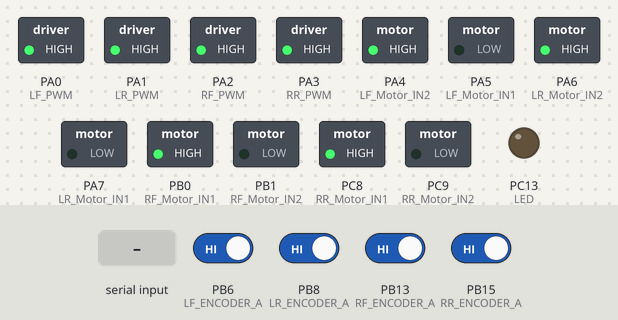
Simulated run of this sketch. Board: STM32 Blue Pill. Parts: switched loads named in the sketch (green lamp = pin HIGH), output pins drawn as LEDs (lit = HIGH). The inputs (shaded band) are chosen by the test bench; at power-on: PB6 (LF_ENCODER_A), PB8 (LR_ENCODER_A), PB13 (RF_ENCODER_A), PB15 (RR_ENCODER_A) HIGH.

Above: at 2.2 s.
2.3 s: "0" received over the second serial link
At 3.6 s:
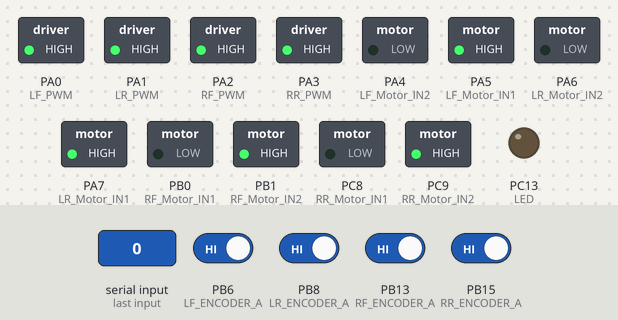
4.4 s: "1" received over the second serial link
At 4.56 s:
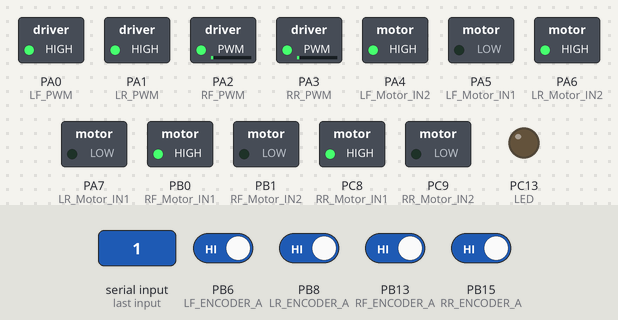
6.5 s: "2" received over the second serial link
At 6.66 s:
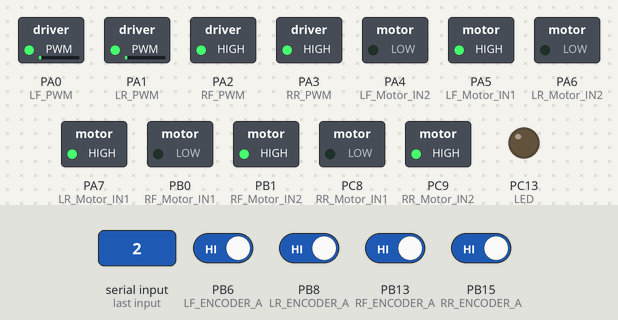
Timing chart, 0 to 9.5 s (numbered marks = the images above; inputs shaded):
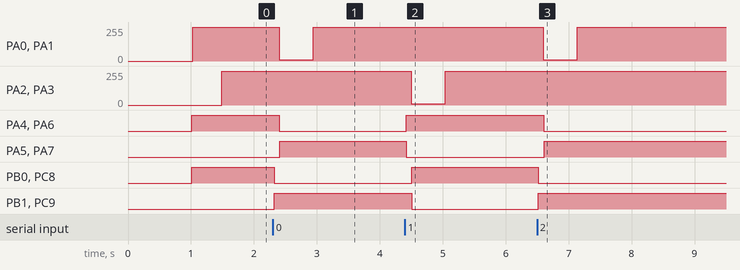

The sketch:

20231221_xlydsb.ino
```cpp
#define LED PC13                    //调试用的LED

//以下为左前方电机引脚定义
#define LF_Motor_IN1 PA5            //LF电机使能引脚1
#define LF_Motor_IN2 PA4            //LF电机使能引脚2
#define LF_PWM PA0                  //LF电机调速引脚
#define LF_ENCODER_A PB6            //LF编码器A相引脚
#define LF_ENCODER_B PB7            //LF编码器B相引脚

//以下为右前方电机引脚定义
#define RF_Motor_IN1 PB0            //RF电机使能引脚1
#define RF_Motor_IN2 PB1            //RF电机使能引脚2
#define RF_PWM PA2                  //RF电机调速引脚
#define RF_ENCODER_A PB13           //RF编码器A相引脚
#define RF_ENCODER_B PB12           //RF编码器B相引脚

//以下为左后方电机引脚定义
#define LR_Motor_IN1 PA7            //LR电机使能引脚1
#define LR_Motor_IN2 PA6            //LR电机使能引脚2
#define LR_PWM PA1                  //LR电机调速引脚
#define LR_ENCODER_A PB8           //LR编码器A相引脚
#define LR_ENCODER_B PB9           //LR编码器B相引脚

//以下为右后电机引脚定义
#define RR_Motor_IN1 PC8           //RR电机使能引脚1
#define RR_Motor_IN2 PC9           //RR电机使能引脚2
#define RR_PWM PA3                  //RR电机调速引脚
#define RR_ENCODER_A PB15           //RR编码器A相引脚
#define RR_ENCODER_B PB14           //RR编码器B相引脚
volatile int i, m, n = 0, position[3];
volatile float f;  //调试用的公共变量
unsigned long nowtime = 0;  //时间
const long onesecond = 1000;
const int speedall = -100;

volatile int irbias = 0;
volatile int LF_Velocity = 0, LF_Count = 0;  //左前方电机编码器，Count计数变量 Velocity存储设定时间内A相下降沿的个数，与实际转速正相关
volatile int RF_Velocity = 0, RF_Count = 0;  //左后方电机编码器，Count计数变量 Velocity存储设定时间内A相下降沿的个数，与实际转速正相关
volatile int LR_Velocity = 0, LR_Count = 0;  //右前方电机编码器，Count计数变量 Velocity存储设定时间内A相下降沿的个数，与实际转速正相关
volatile int RR_Velocity = 0, RR_Count = 0;  //右后方电机编码器，Count计数变量 Velocity存储设定时间内A相下降沿的个数，与实际转速正相关

const int groundtruth = 5;
String Target_Value;                                                        //串口获取的速度字符串变量
volatile byte Patrol_data[5] = {41, 42, 43};
volatile int LF_value, RF_value, LR_value, RR_value;                        //用于存储通过PI控制器计算得到的用于调整电机转速的PWM值，最大值65535
float KP = 200, KI = 20;                                                    //PI参数，此处调整会影响启动电流，低速时可能引起震荡
float Kp_diff = 1, Ki_diff = 0, Kd_diff = 0.2;
float PID_Restrict = 260;        // PID输出限幅
volatile float LF_Target = 0, RF_Target = 0, LR_Target = 0, RR_Target = 0;  //电机转速目标值,5ms定时器最大可用范围±280，2ms定时器，最大可用范围±120
volatile float diff_value = 0, L_Target = 0, R_Target = 0;
///*********** 限幅************
//  以下两个参数让输出的PWM在一个合理区间
//  当输出的PWM小于1500时电机不转 所以要设置一个启始PWM
//  STM32单片机的PWM不能超过65535 所以 PWM_Restrict 起到限制上限的作用
//*****************************/
int startPWM = 1500;       //克服死区的启始PWM
int PWM_Restrict = 64000;  //startPW+PWM_Restric=65500<65535

/**********外部中断触发计数器函数（4个电机需要独立的外部中断处理函数）************
  根据转速的方向不同我们将计数器累计为正值或者负值(计数器累计为正值为负值为计数器方向)
  只有方向累计正确了才可以实现正确的调整,否则会出现逆方向满速旋转
  ※※※※※※超级重点※※※※※※
  所谓累计在正确的方向即
  (1)计数器方向
  (2)电机输出方向(控制电机转速方向的接线是正着接还是反着接)
  (3)PI 控制器 里面的误差(Basi)运算是目标值减当前值(Target-Encoder),还是当前值减目标值(Encoder-Target)
  三个方向只有对应上才会有效果否则你接上就是使劲的朝着一个方向(一般来说是反方向)满速旋转，出现这种问题，需要将AB相的线调过来，或改下引脚定义
  我例子里是我自己对应好的,如果其他驱动单片机在自己尝试的时候出现满速旋转就是三个方向没对应上
  下列函数中由于在A相上升沿触发时,B相是低电平,和A相下降沿触发时B是高电平是一个方向,在这种触发方式下,我们将count累计为正,另一种情况将count累计为负
********************************************/
void LF_READ_ENCODER_A()  //左前方电机A相中断
{
  if (digitalRead(LF_ENCODER_A) == HIGH) {
    if (digitalRead(LF_ENCODER_B) == LOW)
      LF_Count++;  //根据另外一相电平判定方向
    else
      LF_Count--;
  } else {
    if (digitalRead(LF_ENCODER_B) == LOW)
      LF_Count--;  //根据另外一相电平判定方向
    else
      LF_Count++;
  }
}
void RF_READ_ENCODER_A()  //右前方电机A相中断
{
  if (digitalRead(RF_ENCODER_A) == HIGH) {
    if (digitalRead(RF_ENCODER_B) == LOW)
      RF_Count++;  //根据另外一相电平判定方向
    else
      RF_Count--;
  } else {
    if (digitalRead(RF_ENCODER_B) == LOW)
      RF_Count--;  //根据另外一相电平判定方向
    else
      RF_Count++;
  }
}
void LR_READ_ENCODER_A()  //左后方电机A相中断
{
  if (digitalRead(LR_ENCODER_A) == HIGH) {
    if (digitalRead(LR_ENCODER_B) == LOW)
      LR_Count++;  //根据另外一相电平判定方向
    else
      LR_Count--;
  } else {
    if (digitalRead(LR_ENCODER_B) == LOW)
      LR_Count--;  //根据另外一相电平判定方向
    else
      LR_Count++;
  }
}

void RR_READ_ENCODER_A()  //右后方电机A相中断
{
  if (digitalRead(RR_ENCODER_A) == HIGH) {
    if (digitalRead(RR_ENCODER_B) == LOW)
      RR_Count++;  //根据另外一相电平判定方向
    else
      RR_Count--;
  } else {
    if (digitalRead(RR_ENCODER_B) == LOW)
      RR_Count--;  //根据另外一相电平判定方向
    else
      RR_Count++;
  }
}


/****位置式PID****/
int L_Position_PID(float target_diff, float real_diff) {
  static float diff_Bias, diff_Last_bias = 0, diff_Last_Last_bias = 0; // 定义偏差及上次偏差
  float diff_MPWM; // PID输出值
  diff_Bias = target_diff - real_diff; // 计算偏差

  // 位置式PID控制计算
  diff_MPWM = Kp_diff * diff_Bias                                  // P项
              + Ki_diff * (diff_Bias + diff_Last_bias)            // I项
              + Kd_diff * (diff_Bias - diff_Last_bias);           // D项

  // 限幅
  if (diff_MPWM > PID_Restrict)
    diff_MPWM = PID_Restrict;
  if (diff_MPWM < -PID_Restrict)
    diff_MPWM = -PID_Restrict;

  // 更新偏差值
  diff_Last_Last_bias = diff_Last_bias;
  diff_Last_bias = diff_Bias;

  return diff_MPWM;
}


/***********PI控制器****************/
int LF_Incremental_PI(int LF_Encoder, float LF_Target1) {
  static float LF_Bias, LF_MPWM = 0, LF_Last_bias = 0;      //定义全局静态浮点型变量 PWM,Bias(本次偏差),Last_bias(上次偏差)
  LF_Bias = LF_Target1 - LF_Encoder;                        //计算偏差,目标值减去当前值
  LF_MPWM += KP * (LF_Bias - LF_Last_bias) + KI * LF_Bias;  //增量式PI控制计算
  if (LF_MPWM > PWM_Restrict)
    LF_MPWM = PWM_Restrict;  //限幅
  if (LF_MPWM < -PWM_Restrict)
    LF_MPWM = -PWM_Restrict;  //限幅
  LF_Last_bias = LF_Bias;     //保存上一次偏差
  return LF_MPWM;             //增量输出
}
int RF_Incremental_PI(int RF_Encoder, float RF_Target1) {
  static float RF_Bias, RF_MPWM = 0, RF_Last_bias = 0;      //定义全局静态浮点型变量 PWM,Bias(本次偏差),Last_bias(上次偏差)
  RF_Bias = RF_Target1 - RF_Encoder;                        //计算偏差,目标值减去当前值
  RF_MPWM += KP * (RF_Bias - RF_Last_bias) + KI * RF_Bias;  //增量式PI控制计算
  if (RF_MPWM > PWM_Restrict)
    RF_MPWM = PWM_Restrict;  //限幅
  if (RF_MPWM < -PWM_Restrict)
    RF_MPWM = -PWM_Restrict;  //限幅
  RF_Last_bias = RF_Bias;     //保存上一次偏差
  return RF_MPWM;             //增量输出
}
int LR_Incremental_PI(int LR_Encoder, float LR_Target1) {
  static float LR_Bias, LR_MPWM = 0, LR_Last_bias = 0;      //定义全局静态浮点型变量 PWM,Bias(本次偏差),Last_bias(上次偏差)
  LR_Bias = LR_Target1 - LR_Encoder;                        //计算偏差,目标值减去当前值
  LR_MPWM += KP * (LR_Bias - LR_Last_bias) + KI * LR_Bias;  //增量式PI控制计算
  if (LR_MPWM > PWM_Restrict)
    LR_MPWM = PWM_Restrict;  //限幅
  if (LR_MPWM < -PWM_Restrict)
    LR_MPWM = -PWM_Restrict;  //限幅
  LR_Last_bias = LR_Bias;     //保存上一次偏差
  return LR_MPWM;             //增量输出
}
int RR_Incremental_PI(int RR_Encoder, float RR_Target1) {
  static float RR_Bias, RR_MPWM = 0, RR_Last_bias = 0;      //定义全局静态浮点型变量 PWM,Bias(本次偏差),Last_bias(上次偏差)
  RR_Bias = RR_Target1 - RR_Encoder;                        //计算偏差,目标值减去当前值
  RR_MPWM += KP * (RR_Bias - RR_Last_bias) + KI * RR_Bias;  //增量式PI控制计算
  if (RR_MPWM > PWM_Restrict)
    RR_MPWM = PWM_Restrict;  //限幅
  if (RR_MPWM < -PWM_Restrict)
    RR_MPWM = -PWM_Restrict;  //限幅
  RR_Last_bias = RR_Bias;     //保存上一次偏差
  return RR_MPWM;             //增量输出
}

/**********电机驱动函数*********/
void LF_Set_PWM(int LF_motora) {
  if (LF_motora > 0)  //如果算出的PWM为正
  {

    digitalWrite(LF_Motor_IN1, 1);
    digitalWrite(LF_Motor_IN2, 0);
    pwmWrite(LF_PWM, LF_motora + startPWM);  //让PWM在设定正转方向(我们认为的正转方向)正向输出调整，此处的PWM输出函数跟Mega2560不同
  } else if (LF_motora == 0)                 //如果PWM为0停车
  {
    digitalWrite(LF_Motor_IN2, 0);
    digitalWrite(LF_Motor_IN1, 0);
  } else if (LF_motora < 0)  //如果算出的PWM为负
  {

    digitalWrite(LF_Motor_IN1, 0);
    digitalWrite(LF_Motor_IN2, 1);
    pwmWrite(LF_PWM, -LF_motora + startPWM);  //让PWM在设定反转方向反向输出调整
  }
}
void RF_Set_PWM(int RF_motora) {
  if (RF_motora > 0)  //如果算出的PWM为正
  {
    digitalWrite(RF_Motor_IN1, 1);
    digitalWrite(RF_Motor_IN2, 0);
    pwmWrite(RF_PWM, RF_motora + startPWM);  //让PWM在设定正转方向(我们认为的正转方向)正向输出调整
  } else if (RF_motora == 0)                 //如果PWM为0停车
  {
    digitalWrite(RF_Motor_IN2, 0);
    digitalWrite(RF_Motor_IN1, 0);
  } else if (RF_motora < 0)  //如果算出的PWM为负
  {

    digitalWrite(RF_Motor_IN1, 0);
    digitalWrite(RF_Motor_IN2, 1);
    pwmWrite(RF_PWM, -RF_motora + startPWM);  //让PWM在设定反转方向反向输出调整
  }
}
void LR_Set_PWM(int LR_motora) {
  if (LR_motora > 0)  //如果算出的PWM为正
  {

    digitalWrite(LR_Motor_IN1, 1);
    digitalWrite(LR_Motor_IN2, 0);
    pwmWrite(LR_PWM, LR_motora + startPWM);  //让PWM在设定正转方向(我们认为的正转方向)正向输出调整
  } else if (LR_motora == 0)                 //如果PWM为0停车
  {
    digitalWrite(LR_Motor_IN2, 0);
    digitalWrite(LR_Motor_IN1, 0);
  } else if (LR_motora < 0)  //如果算出的PWM为负
  {

    digitalWrite(LR_Motor_IN1, 0);
    digitalWrite(LR_Motor_IN2, 1);
    pwmWrite(LR_PWM, -LR_motora + startPWM);  //让PWM在设定反转方向反向输出调整
  }
}
void RR_Set_PWM(int RR_motora) {
  if (RR_motora > 0)  //如果算出的PWM为正
  {

    digitalWrite(RR_Motor_IN1, 1);
    digitalWrite(RR_Motor_IN2, 0);
    pwmWrite(RR_PWM, RR_motora + startPWM);  //让PWM在设定正转方向(我们认为的正转方向)正向输出调整
  } else if (RR_motora == 0)                 //如果PWM为0停车
  {
    digitalWrite(RR_Motor_IN2, 0);
    digitalWrite(RR_Motor_IN1, 0);
  } else if (RR_motora < 0)  //如果算出的PWM为负
  {

    digitalWrite(RR_Motor_IN1, 0);
    digitalWrite(RR_Motor_IN2, 1);
    pwmWrite(RR_PWM, -RR_motora + startPWM);  //让PWM在设定反转方向反向输出调整
  }
}
/**********定时器中断触发函数（）*********/
HardwareTimer time3(3);  //声明使用3号定时器，电机控制闭环
HardwareTimer time1(1);  //声明使用1号定时器，位置控制滨海

void control() {   //3号定时中断
  //  cli();    //关闭所有中断，此处尝试不加也行
  //把采用周期(内部定时中断周期)所累计的脉冲下降沿的个数,赋值给速度
  LF_Velocity = LF_Count;
  RF_Velocity = RF_Count;
  LR_Velocity = LR_Count;
  RR_Velocity = RR_Count;

  //脉冲计数器清零
  LF_Count = 0;
  RF_Count = 0;
  LR_Count = 0;
  RR_Count = 0;

  //以下为4个电机同时计算PID参数
  LF_value = LF_Incremental_PI(LF_Velocity, LF_Target);  //通过目标值和当前值在PID函数下算出我们需要调整用的PWM值
  RF_value = RF_Incremental_PI(RF_Velocity, RF_Target);
  LR_value = LR_Incremental_PI(LR_Velocity, LR_Target);
  RR_value = RR_Incremental_PI(RR_Velocity, RR_Target);

  //以下为4个电机同时输出PWM值
  LF_Set_PWM(LF_value);
  RF_Set_PWM(RF_value);
  LR_Set_PWM(LR_value);
  RR_Set_PWM(RR_value);

  //  LF_Set_PWM(0);
  //  RF_Set_PWM(0);
  //  LR_Set_PWM(0);
  //  RR_Set_PWM(0);

  //以下为调试代码，调试完成需要删除，避免浪费CPU资源

  // Serial1.print(LF_value);  //输出左前轮的PWM值
  // Serial.print(",");
  // Serial1.println(LF_Velocity);  //输出左前轮的转速
  //  sei();     //打开所有中断，此处尝试不加也行
}

void patrol() {  //1号定时中断
  // i = ~i;
  // digitalWrite(LED, i);//调试中断的LED灯

    while (Serial3.available() > 3)  //正常此时缓存中收到巡线传感器的数据只有2个字节，超过2个字节的数据，则是错误的数据，应当舍弃。
  {
    while (Serial3.read() >= 0) {}  //清空串口寄存器中错误数据的缓存
  }
  while (Serial3.available() > 0)  //检测串口是否接收到了数据
  {
    Patrol_data[0] = Serial3.read();  //读取串口字符串，此为偏移方向
    Patrol_data[1] = Serial3.read();  //读取串口字符串，此为偏移量高8位
    Patrol_data[2] = Serial3.read();  //读取串口字符串，此为偏移量低8位
  }
  m = (Patrol_data[0] & 0x01);                  //当前偏移方向
  n = (Patrol_data[1] * 256 + Patrol_data[2]);  //当前偏移量
  if (m == 0)
    n = 0 - n;          //偏移量取负值


  irbias = n - groundtruth;

  //以下为4个电机同时计算PID1参数
  diff_value = L_Position_PID(0, irbias); //通过目标值和当前值在PID函数下算出我们需要调整用的PWM值
  LF_Target = speedall + (diff_value / 2);
  RF_Target = speedall - (diff_value / 2);
  LR_Target = speedall + (diff_value / 2);
  RR_Target = speedall - (diff_value / 2);

  //Serial1.println(n);   //将含符号位的偏移量发出
  //  Serial1.print("bias:");
  //  Serial1.println(irbias);
    Serial1.println(diff_value);
  //  Serial1.print("RR_value:");
  //  Serial1.println(RR_value);
  //  Serial1.println(RR_value);
  //  Serial1.println(RF_value);
  //Serial1.print("RR_target:");
   //Serial1.println(RR_Target);

   //Serial1.println(LR_Target);


  Serial3.write(0x57);  //发送指令给巡线传感器，数据返回需要时间（约10ms），数据会在下一次中断触发中被接收


}


void setup()
{
  Serial1.begin(115200);  //打开串口1，PA9、PA10，用于控制和反馈信息传输
  Serial3.begin(9600);  //打开串口3，PB10、PB11，用于与位置传感器通讯


  delay(1000);

  pinMode(LED, OUTPUT);  //调试用的闪烁LED

  { //初始化4个电机的控制和反馈引脚
    pinMode(LF_ENCODER_A, INPUT);  //设置两个相线为输入模式
    pinMode(LF_ENCODER_B, INPUT);
    pinMode(LF_Motor_IN1, OUTPUT_OPEN_DRAIN);  //设置两个驱动引脚为输出模式，由于stm32的引脚接收5V作为输出时需要工作在开漏输出模式下，这与Mega2560函数定义是有差别的，Mega2560可以直接推挽输出5V，引脚直接配置为OUTPUT即可
    pinMode(LF_Motor_IN2, OUTPUT_OPEN_DRAIN);
    pinMode(LF_PWM, PWM_OPEN_DRAIN);

    pinMode(RF_ENCODER_A, INPUT);  //设置两个相线为输入模式
    pinMode(RF_ENCODER_B, INPUT);
    pinMode(RF_Motor_IN1, OUTPUT_OPEN_DRAIN);  //设置两个驱动引脚为输出模式，由于stm32的引脚接收5V作为输出时需要工作在开漏输出模式下，这与Mega2560函数定义是有差别的，Mega2560可以直接推挽输出5V，引脚直接配置为OUTPUT即可
    pinMode(RF_Motor_IN2, OUTPUT_OPEN_DRAIN);
    pinMode(RF_PWM, PWM_OPEN_DRAIN);

    pinMode(LR_ENCODER_A, INPUT);  //设置两个相线为输入模式
    pinMode(LR_ENCODER_B, INPUT);
    pinMode(LR_Motor_IN1, OUTPUT_OPEN_DRAIN);  //设置两个驱动引脚为输出模式，由于stm32的引脚接收5V作为输出时需要工作在开漏输出模式下，这与Mega2560函数定义是有差别的，Mega2560可以直接推挽输出5V，引脚直接配置为OUTPUT即可
    pinMode(LR_Motor_IN2, OUTPUT_OPEN_DRAIN);
    pinMode(LR_PWM, PWM_OPEN_DRAIN);

    pinMode(RR_ENCODER_A, INPUT);  //设置两个相线为输入模式
    pinMode(RR_ENCODER_B, INPUT);
    pinMode(RR_Motor_IN1, OUTPUT_OPEN_DRAIN);  //设置两个驱动引脚为输出模式，由于stm32的引脚接收5V作为输出时需要工作在开漏输出模式下，这与Mega2560函数定义是有差别的，Mega2560可以直接推挽输出5V，引脚直接配置为OUTPUT即可
    pinMode(RR_Motor_IN2, OUTPUT_OPEN_DRAIN);
    pinMode(RR_PWM, PWM_OPEN_DRAIN);
  }
  //下面是外部中断的初始化
  attachInterrupt(LF_ENCODER_A, LF_READ_ENCODER_A, FALLING);  //开启对应A相引脚的外部中断,触发方式为FALLING 即下降沿都触发,触发的中断函数为 LF_ENCODER_A
  attachInterrupt(RF_ENCODER_A, RF_READ_ENCODER_A, FALLING);
  attachInterrupt(LR_ENCODER_A, LR_READ_ENCODER_A, FALLING);
  attachInterrupt(RR_ENCODER_A, RR_READ_ENCODER_A, FALLING);

  //下面是3号定时器（电机速度闭环）的初始化，Mega2560的用法与此处有差异，参考引用库函数才行
  time3.pause();                                   // Pause the timer while we're configuring it
  time3.setPeriod(5000);                           // Set up period in microseconds，5000us=5ms
  time3.setMode(TIMER_CH3, TIMER_OUTPUT_COMPARE);  // Set up an interrupt on channel 1
  time3.setCompare(TIMER_CH3, 1);                  // Interrupt 3 count after each update
  time3.attachInterrupt(3, control);               //定时中断函数名声明

  //下面是1号定时器（位置闭环）的初始化，Mega2560的用法与此处有差异，参考引用库函数才行
  time1.pause();                                   // Pause the timer while we're configuring it
  time1.setPeriod(7500);                         // Set up period in microseconds，100000us=100ms
  time1.setMode(TIMER_CH1, TIMER_OUTPUT_COMPARE);  // Set up an interrupt on channel 1
  time1.setCompare(TIMER_CH1, 1);                  // Interrupt 1 count after each update
  time1.attachInterrupt(1, patrol);                //定时中断函数名声明
  //启动3号和1号定时器
  time3.refresh();                                  // Refresh the timer's count, prescale, and overflow
  time1.refresh();                                 // Refresh the timer's count, prescale, and overflow
  time3.resume();                                  // Start the timer counting
  time1.resume();                                  // Start the timer counting
  //  digitalWrite(LED, 1);
}

void loop()
{

}
```

Measured:
- after the input at 2.3 s, PA0 (LF_PWM), PA1 (LR_PWM): 255/255 → 8/255 after 0.10 s, → 255/255 0.54 s later; PA4 (LF_Motor_IN2): HIGH → LOW after 0.10 s; PA5 (LF_Motor_IN1), PA7 (LR_Motor_IN1): LOW → HIGH after 0.11 s; PA6 (LR_Motor_IN2): HIGH → LOW after 0.11 s; PB0 (RF_Motor_IN1), PC8 (RR_Motor_IN1): HIGH → LOW at once
- after the input at 4.4 s, PA2 (RF_PWM), PA3 (RR_PWM): 255/255 → 8/255 after 0.10 s, → 255/255 0.54 s later
- after the input at 6.5 s, PA0 (LF_PWM), PA1 (LR_PWM): 255/255 → 8/255 after 0.10 s, → 255/255 0.54 s later; PA4 (LF_Motor_IN2): HIGH → LOW after 0.10 s; PA5 (LF_Motor_IN1), PA7 (LR_Motor_IN1): LOW → HIGH after 0.11 s; PA6 (LR_Motor_IN2): HIGH → LOW after 0.11 s; PB0 (RF_Motor_IN1), PC8 (RR_Motor_IN1): HIGH → LOW at once
